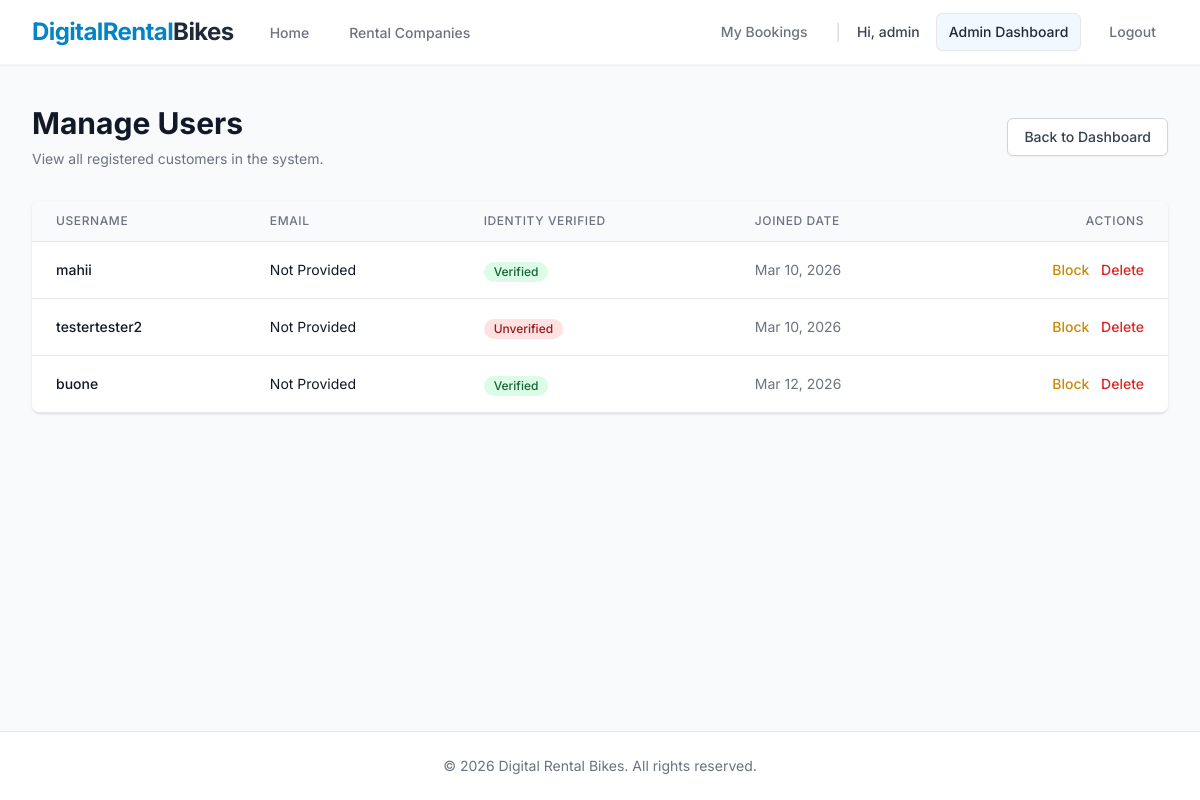
Page /admin-dashboard/users/ (signed in) on the committed database.
### core/models.py (models this page shows, shortened)
class UserProfile(models.Model):
    class RoleChoices(models.TextChoices):
        ADMIN = 'ADMIN', 'Admin'
        VENDOR = 'VENDOR', 'Vendor'
        USER = 'USER', 'User'
    user = models.OneToOneField(User, on_delete=models.CASCADE, related_name='profile')
    role = models.CharField(max_length=20, choices=RoleChoices.choices, default=RoleChoices.USER)
    identity_verified = models.BooleanField(default=False)

### core/views.py (the view)
# urls.py: path('admin-dashboard/users/', views.manage_users, name='manage_users'),
@user_passes_test(lambda u: u.is_staff)
def manage_users(request):
    users_list = UserProfile.objects.filter(role=UserProfile.RoleChoices.USER)
    return render(request, 'core/manage_users.html', {'users_list': users_list})

### core/templates/core/manage_users.html (shortened to what this page needs)
{% extends 'base.html' %}
{% block content %}
<div class="max-w-7xl mx-auto px-4 sm:px-6 lg:px-8 py-10">
    <div class="flex items-center justify-between mb-8">
        <div>
            <h2 class="text-3xl font-bold text-gray-900">Manage Users</h2>
            <p class="mt-2 text-sm text-gray-500">View all registered customers in the system.</p>
        </div>
        <div>
            <a href="{% url 'admin_dashboard' %}" class="inline-flex items-center px-4 py-2 border border-gray-300 shadow-sm text-sm font-medium rounded-md text-gray-700 bg-white hover:bg-gray-50 focus:outline-none focus:ring-2 focus:ring-offset-2 focus:ring-brand-500 transition-colors">
                Back to Dashboard
            </a>
        </div>
    </div>
    <div class="flex flex-col">
        <div class="-my-2 overflow-x-auto sm:-mx-6 lg:-mx-8">
            <div class="py-2 align-middle inline-block min-w-full sm:px-6 lg:px-8">
                <div class="shadow overflow-hidden border-b border-gray-200 sm:rounded-lg">
                    <table class="min-w-full divide-y divide-gray-200">
                        <thead class="bg-gray-50">
                            <tr>
                                <th scope="col" class="px-6 py-3 text-left text-xs font-medium text-gray-500 uppercase tracking-wider">
                                    Username
                                </th>
                                <th scope="col" class="px-6 py-3 text-left text-xs font-medium text-gray-500 uppercase tracking-wider">
                                    Email
                                </th>
                                <th scope="col" class="px-6 py-3 text-left text-xs font-medium text-gray-500 uppercase tracking-wider">
                                    Identity Verified
                                </th>
                                <th scope="col" class="px-6 py-3 text-left text-xs font-medium text-gray-500 uppercase tracking-wider">
                                    Joined Date
                                </th>
                                <th scope="col" class="relative px-6 py-3 text-right text-xs font-medium text-gray-500 uppercase tracking-wider">
                                    Actions
                                </th>
                            </tr>
                        </thead>
                        <tbody class="bg-white divide-y divide-gray-200">
                            {% for user_profile in users_list %}
                            <tr class="hover:bg-gray-50 transition-colors">
                                <td class="px-6 py-4 whitespace-nowrap">
                                    <div class="text-sm font-medium text-gray-900">{{ user_profile.user.username }}</div>
                                </td>
                                <td class="px-6 py-4 whitespace-nowrap">
                                    <div class="text-sm text-gray-900">{{ user_profile.user.email|default:"Not Provided" }}</div>
                                </td>
                                <td class="px-6 py-4 whitespace-nowrap">
                                    {% if user_profile.identity_verified %}
                                    <span class="inline-flex items-center px-2.5 py-0.5 rounded-full text-xs font-medium bg-green-100 text-green-800">Verified</span>
                                    {% else %}
                                    <span class="inline-flex items-center px-2.5 py-0.5 rounded-full text-xs font-medium bg-red-100 text-red-800">Unverified</span>
                                    {% endif %}
                                </td>
                                <td class="px-6 py-4 whitespace-nowrap text-sm text-gray-500">
                                    {{ user_profile.user.date_joined|date:"M d, Y" }}
                                </td>
                                <td class="px-6 py-4 whitespace-nowrap text-right text-sm font-medium space-x-2">
                                    <form action="{% url 'toggle_user_status' user_profile.user.id %}" method="POST" class="inline">
                                        <button type="submit" class="{% if user_profile.user.is_active %}text-yellow-600 hover:text-yellow-900{% else %}text-green-600 hover:text-green-900{% endif %} font-medium transition-colors">
                                            {% if user_profile.user.is_active %}Block{% else %}Unblock{% endif %}
                                        </button>
                                    </form>
                                    <form action="{% url 'delete_user_admin' user_profile.user.id %}" method="POST" class="inline" onsubmit="return confirm('Are you sure you want to delete this user? This action cannot be undone.');">
                                        <button type="submit" class="text-red-600 hover:text-red-900 font-medium transition-colors">
                                            Delete
                                        </button>
                                    </form>
                                </td>
                            </tr>
                            {% empty %}
                            <tr>
                                <td colspan="4" class="px-6 py-4 whitespace-nowrap text-sm text-gray-500 text-center">
                                    No users found.
                                </td>
                            </tr>
                            {% endfor %}
                        </tbody>
                    </table>
                </div>
            </div>
        </div>
    </div>
</div>
{% endblock %}

### templates/base.html (shortened to what this page needs)
<!DOCTYPE html>
<html lang="en">
<head>
    <script src="https://cdn.tailwindcss.com"></script>
</head>
<body class="bg-gray-50 flex flex-col min-h-screen text-gray-800">
    <nav class="bg-white shadow-sm border-b border-gray-100 sticky top-0 z-50">
        <div class="max-w-7xl mx-auto px-4 sm:px-6 lg:px-8">
            <div class="flex justify-between h-16">
                <div class="flex">
                    <div class="flex-shrink-0 flex items-center">
                        <a href="{% url 'home' %}" class="text-2xl font-bold text-brand-600 tracking-tight">DigitalRental<span class="text-gray-800">Bikes</span></a>
                    </div>
                    <div class="hidden sm:ml-8 sm:flex sm:space-x-8">
                        <a href="{% url 'home' %}" class="border-transparent text-gray-500 hover:border-brand-500 hover:text-brand-600 inline-flex items-center px-1 pt-1 border-b-2 text-sm font-medium transition-colors">Home</a>
                        <a href="{% url 'companies' %}" class="border-transparent text-gray-500 hover:border-brand-500 hover:text-brand-600 inline-flex items-center px-1 pt-1 border-b-2 text-sm font-medium transition-colors">Rental Companies</a>
                    </div>
                </div>
                <div class="hidden sm:ml-6 sm:flex sm:items-center space-x-4">
                    {% if user.is_authenticated %}
                        <a href="{% url 'user_dashboard' %}" class="text-gray-500 hover:text-brand-600 px-3 py-2 rounded-md text-sm font-medium transition-colors">My Bookings</a>
                        <span class="text-gray-300">|</span>
                        <span class="text-gray-700 text-sm font-medium mr-4">Hi, {{ user.username }}</span>
                        {% if user.is_staff %}
                            <a href="{% url 'admin_dashboard' %}" class="bg-brand-50 text-brand-700 hover:bg-brand-100 px-3 py-2 rounded-md text-sm font-medium transition-colors border border-brand-200">Admin Dashboard</a>
                        {% endif %}
                        <form method="post" action="{% url 'logout' %}" class="inline">
                            <button type="submit" class="text-gray-500 hover:text-red-600 px-3 py-2 rounded-md text-sm font-medium transition-colors">Logout</button>
                        </form>
                    {% endif %}
                </div>
            </div>
        </div>
    </nav>
    <main class="flex-grow">
        {% block content %}
        {% endblock %}
    </main>
    <footer class="bg-white border-t border-gray-200 mt-12">
        <div class="max-w-7xl mx-auto py-6 px-4 sm:px-6 lg:px-8">
            <p class="text-center text-sm text-gray-500">
                &copy; {{ current_year|default:"2026" }} Digital Rental Bikes. All rights reserved.
            </p>
        </div>
    </footer>
</body>
</html>

### templates/base.html (style rules this page uses)
body { font-family: 'Inter', sans-serif; }

### rows in the picture
UserProfile: user.username "mahii", user.email "Not Provided", identity_verified "Verified", user.date_joined "Mar 10, 2026", shows "Block"
UserProfile: user.username "testertester2", user.email "Not Provided", identity_verified "Unverified", user.date_joined "Mar 10, 2026", shows "Block"
UserProfile: user.username "buone", user.email "Not Provided", identity_verified "Verified", user.date_joined "Mar 12, 2026", shows "Block"

### other values in the picture
{{ user.username }} "admin"
{{ current_year|default:"2026" }} "2026"
